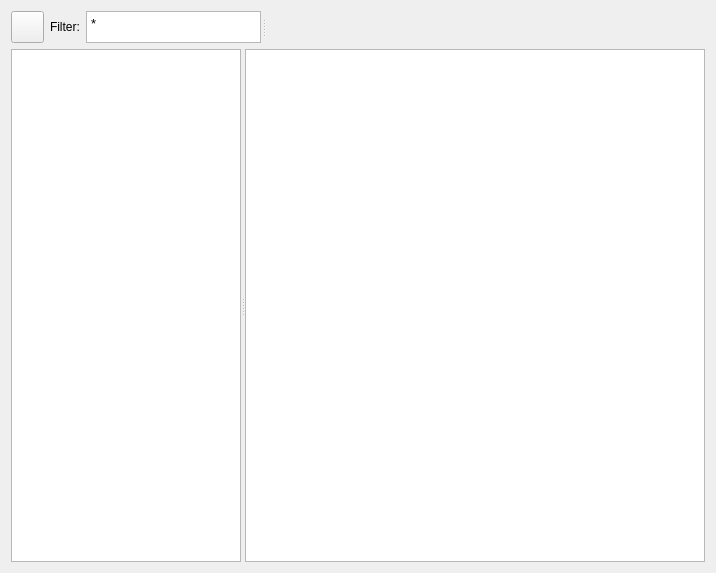
<?xml version="1.0" encoding="UTF-8"?>
<ui version="4.0">
 <class>Form</class>
 <widget class="QWidget" name="Form">
  <property name="geometry">
   <rect>
    <x>0</x>
    <y>0</y>
    <width>716</width>
    <height>573</height>
   </rect>
  </property>
  <property name="windowTitle">
   <string>Form</string>
  </property>
  <layout class="QVBoxLayout" name="verticalLayout">
   <item>
    <layout class="QHBoxLayout" name="local_packages_bar_layout">
     <property name="sizeConstraint">
      <enum>QLayout::SetMinimumSize</enum>
     </property>
     <item>
      <widget class="QPushButton" name="refresh_button">
       <property name="sizePolicy">
        <sizepolicy hsizetype="Fixed" vsizetype="Fixed">
         <horstretch>1</horstretch>
         <verstretch>1</verstretch>
        </sizepolicy>
       </property>
       <property name="minimumSize">
        <size>
         <width>32</width>
         <height>32</height>
        </size>
       </property>
       <property name="maximumSize">
        <size>
         <width>33</width>
         <height>32</height>
        </size>
       </property>
       <property name="toolTip">
        <string>Refresh package list view</string>
       </property>
       <property name="text">
        <string/>
       </property>
      </widget>
     </item>
     <item>
      <widget class="QLabel" name="package_filter_label">
       <property name="sizePolicy">
        <sizepolicy hsizetype="Fixed" vsizetype="Preferred">
         <horstretch>1</horstretch>
         <verstretch>1</verstretch>
        </sizepolicy>
       </property>
       <property name="minimumSize">
        <size>
         <width>0</width>
         <height>32</height>
        </size>
       </property>
       <property name="maximumSize">
        <size>
         <width>16777215</width>
         <height>32</height>
        </size>
       </property>
       <property name="text">
        <string>Filter:</string>
       </property>
      </widget>
     </item>
     <item>
      <widget class="QSplitter" name="splitter_filter">
       <property name="sizePolicy">
        <sizepolicy hsizetype="Expanding" vsizetype="Preferred">
         <horstretch>1</horstretch>
         <verstretch>1</verstretch>
        </sizepolicy>
       </property>
       <property name="orientation">
        <enum>Qt::Horizontal</enum>
       </property>
       <property name="handleWidth">
        <number>5</number>
       </property>
       <property name="childrenCollapsible">
        <bool>false</bool>
       </property>
       <widget class="QTextEdit" name="package_filter_edit">
        <property name="enabled">
         <bool>true</bool>
        </property>
        <property name="sizePolicy">
         <sizepolicy hsizetype="Preferred" vsizetype="Minimum">
          <horstretch>1</horstretch>
          <verstretch>1</verstretch>
         </sizepolicy>
        </property>
        <property name="minimumSize">
         <size>
          <width>175</width>
          <height>32</height>
         </size>
        </property>
        <property name="maximumSize">
         <size>
          <width>400</width>
          <height>32</height>
         </size>
        </property>
        <property name="inputMethodHints">
         <set>Qt::ImhNone</set>
        </property>
        <property name="sizeAdjustPolicy">
         <enum>QAbstractScrollArea::AdjustToContents</enum>
        </property>
        <property name="html">
         <string>&lt;!DOCTYPE HTML PUBLIC &quot;-//W3C//DTD HTML 4.0//EN&quot; &quot;http://www.w3.org/TR/REC-html40/strict.dtd&quot;&gt;
&lt;html&gt;&lt;head&gt;&lt;meta name=&quot;qrichtext&quot; content=&quot;1&quot; /&gt;&lt;style type=&quot;text/css&quot;&gt;
p, li { white-space: pre-wrap; }
&lt;/style&gt;&lt;/head&gt;&lt;body style=&quot; font-family:'MS Shell Dlg 2'; font-size:7.875pt; font-weight:400; font-style:normal;&quot;&gt;
&lt;p style=&quot; margin-top:0px; margin-bottom:0px; margin-left:0px; margin-right:0px; -qt-block-indent:0; text-indent:0px;&quot;&gt;&lt;span style=&quot; font-size:10pt;&quot;&gt;*&lt;/span&gt;&lt;/p&gt;&lt;/body&gt;&lt;/html&gt;</string>
        </property>
       </widget>
       <widget class="QLabel" name="package_path_label">
        <property name="sizePolicy">
         <sizepolicy hsizetype="Preferred" vsizetype="Fixed">
          <horstretch>5</horstretch>
          <verstretch>1</verstretch>
         </sizepolicy>
        </property>
        <property name="minimumSize">
         <size>
          <width>300</width>
          <height>32</height>
         </size>
        </property>
        <property name="maximumSize">
         <size>
          <width>16777215</width>
          <height>32</height>
         </size>
        </property>
        <property name="baseSize">
         <size>
          <width>500</width>
          <height>0</height>
         </size>
        </property>
        <property name="text">
         <string/>
        </property>
        <property name="scaledContents">
         <bool>true</bool>
        </property>
        <property name="alignment">
         <set>Qt::AlignRight|Qt::AlignTrailing|Qt::AlignVCenter</set>
        </property>
        <property name="wordWrap">
         <bool>false</bool>
        </property>
        <property name="openExternalLinks">
         <bool>true</bool>
        </property>
        <property name="textInteractionFlags">
         <set>Qt::LinksAccessibleByMouse|Qt::TextSelectableByKeyboard|Qt::TextSelectableByMouse</set>
        </property>
       </widget>
      </widget>
     </item>
    </layout>
   </item>
   <item>
    <widget class="QSplitter" name="splitter">
     <property name="sizePolicy">
      <sizepolicy hsizetype="Preferred" vsizetype="Preferred">
       <horstretch>0</horstretch>
       <verstretch>0</verstretch>
      </sizepolicy>
     </property>
     <property name="orientation">
      <enum>Qt::Horizontal</enum>
     </property>
     <property name="childrenCollapsible">
      <bool>false</bool>
     </property>
     <widget class="QTreeView" name="package_select_view">
      <property name="sizePolicy">
       <sizepolicy hsizetype="Preferred" vsizetype="Expanding">
        <horstretch>1</horstretch>
        <verstretch>1</verstretch>
       </sizepolicy>
      </property>
      <property name="minimumSize">
       <size>
        <width>100</width>
        <height>0</height>
       </size>
      </property>
      <property name="baseSize">
       <size>
        <width>0</width>
        <height>0</height>
       </size>
      </property>
      <property name="sizeAdjustPolicy">
       <enum>QAbstractScrollArea::AdjustToContentsOnFirstShow</enum>
      </property>
      <property name="indentation">
       <number>10</number>
      </property>
      <property name="sortingEnabled">
       <bool>true</bool>
      </property>
      <property name="animated">
       <bool>true</bool>
      </property>
      <property name="headerHidden">
       <bool>true</bool>
      </property>
      <attribute name="headerVisible">
       <bool>false</bool>
      </attribute>
     </widget>
     <widget class="QTreeView" name="package_file_view">
      <property name="sizePolicy">
       <sizepolicy hsizetype="Preferred" vsizetype="Expanding">
        <horstretch>2</horstretch>
        <verstretch>1</verstretch>
       </sizepolicy>
      </property>
      <property name="minimumSize">
       <size>
        <width>100</width>
        <height>0</height>
       </size>
      </property>
      <property name="sizeAdjustPolicy">
       <enum>QAbstractScrollArea::AdjustToContents</enum>
      </property>
      <property name="dragDropMode">
       <enum>QAbstractItemView::DragDrop</enum>
      </property>
      <property name="defaultDropAction">
       <enum>Qt::TargetMoveAction</enum>
      </property>
      <property name="indentation">
       <number>15</number>
      </property>
      <property name="itemsExpandable">
       <bool>true</bool>
      </property>
      <property name="sortingEnabled">
       <bool>true</bool>
      </property>
      <property name="animated">
       <bool>true</bool>
      </property>
     </widget>
    </widget>
   </item>
  </layout>
 </widget>
 <resources/>
 <connections/>
</ui>
